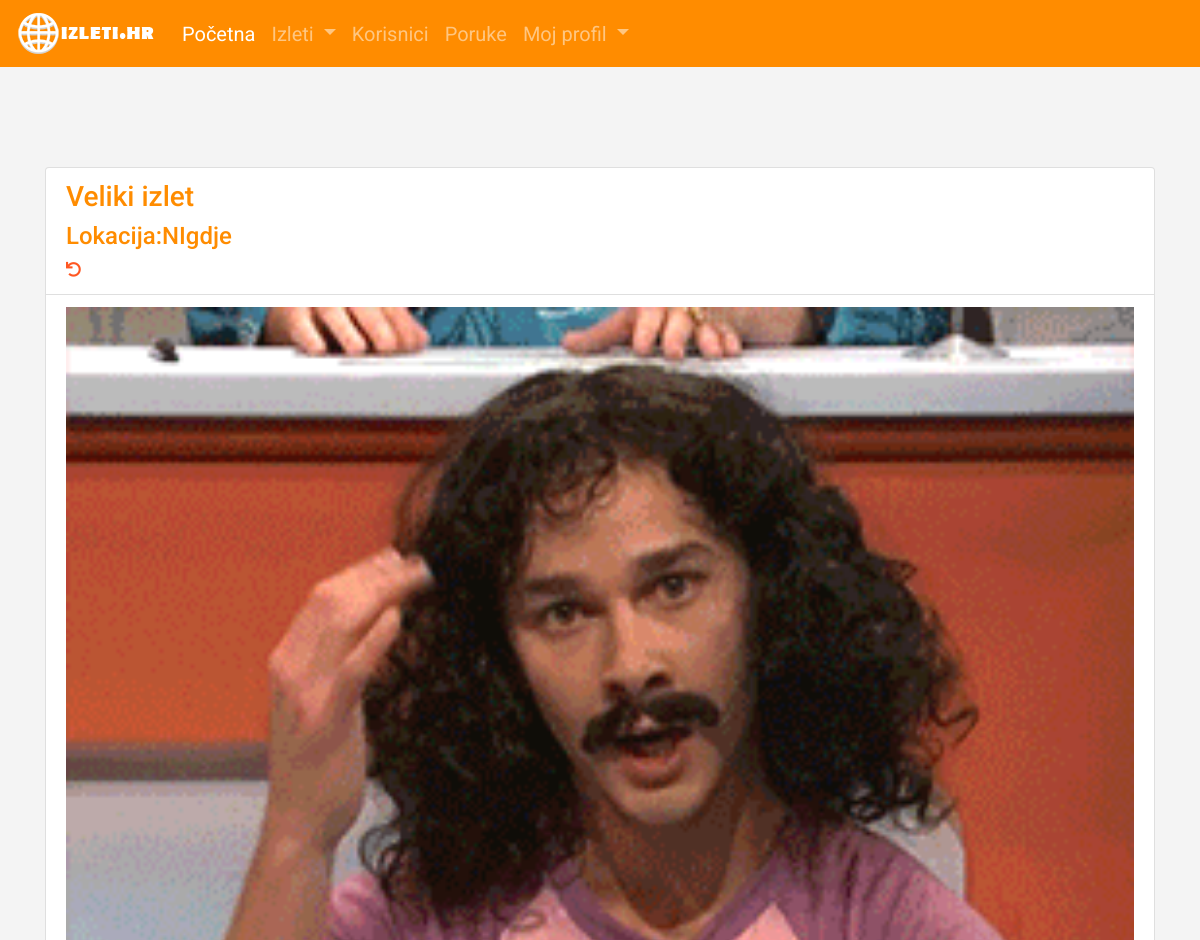
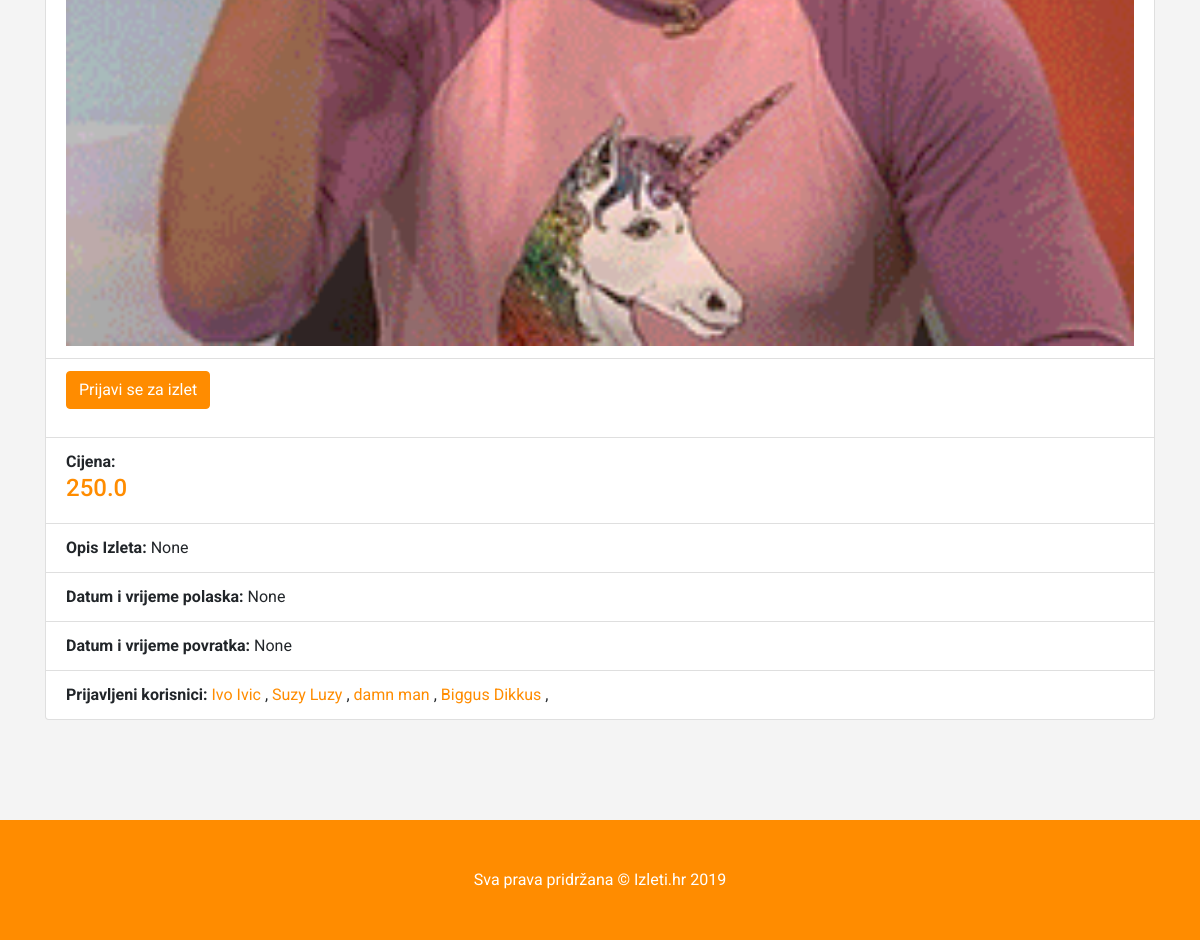
The page /izlet/2 (signed in) on the database its author committed (2 pictures, top to bottom).
### app/models.py (models this page shows, shortened)
class Izlet(db.Model):
    id=db.Column(db.Integer,primary_key=True)
    naziv=db.Column(db.String(100),index=True)
    cijena=db.Column(db.Float,nullable=True)
    lokacija=db.Column(db.String(100),nullable=True)
    datum_polaska=db.Column(db.DateTime,nullable=True)
    datum_povratka=db.Column(db.DateTime,nullable=True)
    timestamp = db.Column(db.DateTime, index=True, default=datetime.utcnow)
    opis=db.Column(db.String(500), nullable=True)
    creator_id = db.Column(db.Integer, db.ForeignKey('user.id'))
    slika_izleta=db.Column(db.String(300), default='banne.jpg')
    sudionici=db.relationship("User", secondary=tablica_povezivanja, lazy='dynamic')
    def je_sudionik(self, user):
        return self.sudionici.filter(
            tablica_povezivanja.c.user_id == user.id).count() > 0

class User(UserMixin, db.Model):
    id=db.Column(db.Integer,primary_key=True)
    username=db.Column(db.String(64), index=True, unique=True)
    email=db.Column(db.String(120), index=True, unique=True)
    password_hash=db.Column(db.String(128))
    ime=db.Column(db.String(50))
    prezime=db.Column(db.String(64))
    datum_rodjenja=db.Column(db.Date, nullable=True)
    broj_telefona=db.Column(db.String(20), nullable=True)
    o_meni=db.Column(db.String(400), nullable=True)
    profilna_slika=db.Column(db.String(300), default='korisnik.jpg')
    izleti = db.relationship('Izlet', backref='creator', lazy='dynamic')
    befriended=db.relationship(
        'User',secondary=friends,
        primaryjoin=(friends.c.befriender_id==id),
        secondaryjoin=(friends.c.befriended_id==id),
        backref=db.backref('friends',lazy='dynamic'),lazy='dynamic')

### app/routes.py (the view)
@app.route('/izlet/<id>')
@login_required
def izlet(id):
    izlet = Izlet.query.filter_by(id=id).first_or_404()
    return render_template('izlet.html', izlet=izlet)

### app/models.py (called while the page is built)
@login.user_loader
def load_user(id):
    return User.query.get(int(id))

### app/templates/izlet.html
{% extends "base.html" %}
{% block content %}
<section class="features">
    <div class="container">
      <div class="row">
        <div class="col-md-12">
            <ul class="list-group">
                <li class="list-group-item text-muted" contenteditable="false"><h3>{{izlet.naziv}}</h3>
                    <h4>Lokacija:{{izlet.lokacija}}</h4> <i class="fas fa-undo" onClick="location.href='{{url_for('index')}}'"></i></li>
                <li class="list-group-item text-left">
                        {% if izlet.slika_izleta %}
                        <img style="height:100%;width:100%" src="{{ url_for('static', filename='img2/' + izlet.slika_izleta) }}" />
                        {% else %}
                        <img style="height:100%;width:100%" src="{{ url_for('static', filename='img2/banne.jpg') }}" />
                        {% endif %}
                </li>
                <li class="list-group-item text-left">
                {% if izlet.creator_id == current_user.id %}
                  <a  href="{{url_for('edit_izlet', id=izlet.id)}}">Uredi izlet</a>
                  <hr>
                  <a  href="{{url_for('delete_izlet', id=izlet.id)}}">Izbriši izlet</a>
                {% elif not izlet.creator_id == current_user.id %}
                    {% if izlet.je_sudionik(current_user)%}
                    <p><a class="btn btn-primary" href="{{ url_for('prestani_sudionik', id=izlet.id) }}">Odjavi se sa izleta</a></p>
                    {% else %}
                    <p><a class="btn btn-primary" href="{{ url_for('postani_sudionik', id=izlet.id) }}">Prijavi se za izlet</a></p>
                    {% endif %}
                {% endif %}
                </li>
                <li class="list-group-item text-left"><span class="pull-left"><strong class="">Cijena: </strong></span> <h4>{{izlet.cijena}}<h4>
                    </li>
                <li class="list-group-item text-left"><span class="pull-left"><strong class="">Opis Izleta: </strong></span>
                {{izlet.opis}}</li>
                <li class="list-group-item text-left"><span class="pull-left"><strong class="">Datum i vrijeme polaska: </strong></span>{{izlet.datum_polaska}}</li>
                <li class="list-group-item text-left"><span class="pull-left"><strong class="">Datum i vrijeme povratka: </strong></span>{{izlet.datum_povratka}}</li>
                <li class="list-group-item text-left"><span class="pull-left"><strong class="">Prijavljeni korisnici: </strong></span>
                    {% for sudionik in izlet.sudionici %}
                    <a  href="{{url_for('slika_izleta', id=sudionik.id)}}"> {{sudionik.ime}} {{sudionik.prezime}} </a>,
                    {% endfor %}
                </li>
            </ul>
       </div>
       </div>
</div>
</section>
<footer class="py-5 bg-dark ">
    <div class="container">
      <p class="m-0 text-center text-white">Sva prava pridržana  &copy; Izleti.hr 2019</p>
    </div>
 </footer>
{% endblock %}

### app/templates/base.html (shortened to what this page needs)
<!DOCTYPE html >
<html>
<head>
  <link rel="stylesheet" href="https://stackpath.bootstrapcdn.com/bootstrap/4.3.1/css/bootstrap.min.css">
  <link rel = "stylesheet" type="text/css" href="{{url_for('static',filename='style_index.css')}}">
  <link rel="stylesheet" href="https://use.fontawesome.com/releases/v5.8.1/css/all.css">
</head>
<body>
  <nav class="navbar navbar-expand-lg navbar-dark" style="background-color: #FF8C00;">
  <a class="navbar-brand" href="{{url_for('index')}}"><img src="{{url_for('static',filename='pictures/logo.png')}}"></a>
  <div class="collapse navbar-collapse" id="navbarSupportedContent">
    <ul class="navbar-nav mr-auto">
      <li class="nav-item active">
        <a class="nav-link" href="{{url_for('index')}}">Početna <span class="sr-only">(current)</span></a>
      <li class="nav-item dropdown">
        <a class="nav-link dropdown-toggle" href="#" id="navbarDropdown" role="button" data-toggle="dropdown" aria-haspopup="true" aria-expanded="false">
          Izleti
        </a>
        <li class="nav-item">
        <a class="nav-link" href="{{url_for('svi_korisnici')}}">Korisnici <span class="sr-only">(current)</span></a>
      </li>
      <li class="nav-item">
        <a class="nav-link" href="#">Poruke <span class="sr-only">(current)</span></a>
      </li>
        <li class="nav-item dropdown">
        <a class="nav-link dropdown-toggle" href="#" id="navbarDropdown" role="button" data-toggle="dropdown" aria-haspopup="true" aria-expanded="false">
          Moj profil
        </a>
  </div>
</nav>
{% block content %}
{% endblock %}
</body>
</html>

### app/static/style_index.css (style rules this page uses)
body { font-family: 'Roboto', sans-serif; background-color: #f4f4f4; }
h1,h2,h3,h4 { color:#FF8C00; }
a { color:#FF8C00; }
.navbar-dark .navbar-nav { font-size: 20px !important; }
.bg-dark { background-color: #FF8C00 !important; }
.features { padding: 100px 0; }
.features .fas { font-size: 15px; color:#ff5722; }
.btn-primary { background-color:#FF8C00; border-color:#FF8C00; }
.fa-undo { color:#FF8C00; }
html { -webkit-box-sizing: border-box; -moz-box-sizing: border-box; box-sizing: border-box; }
*, *:before, *:after { -webkit-box-sizing: inherit; -moz-box-sizing: inherit; box-sizing: inherit; }

### rows shown on the page
Izlet: naziv "Veliki izlet", lokacija "NIgdje", slika_izleta (picture), cijena "250.0", opis "None", datum_polaska "None", datum_povratka "None"
User: ime "Ivo", prezime "Ivic"
User: ime "Suzy", prezime "Luzy"
User: ime "damn", prezime "man"
User: ime "Biggus", prezime "Dikkus"
